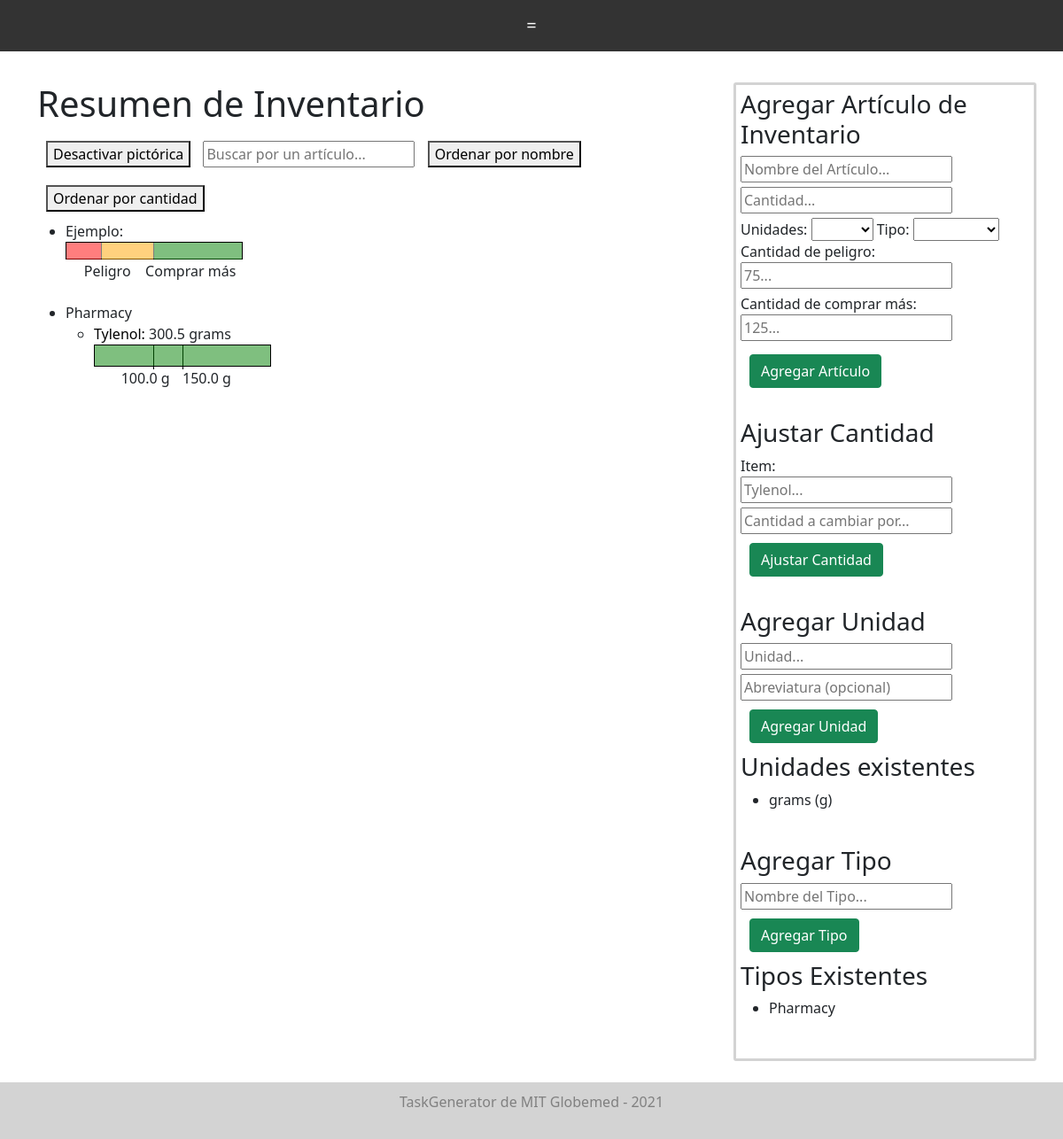
Before: /inventory (signed in) with the older database file.
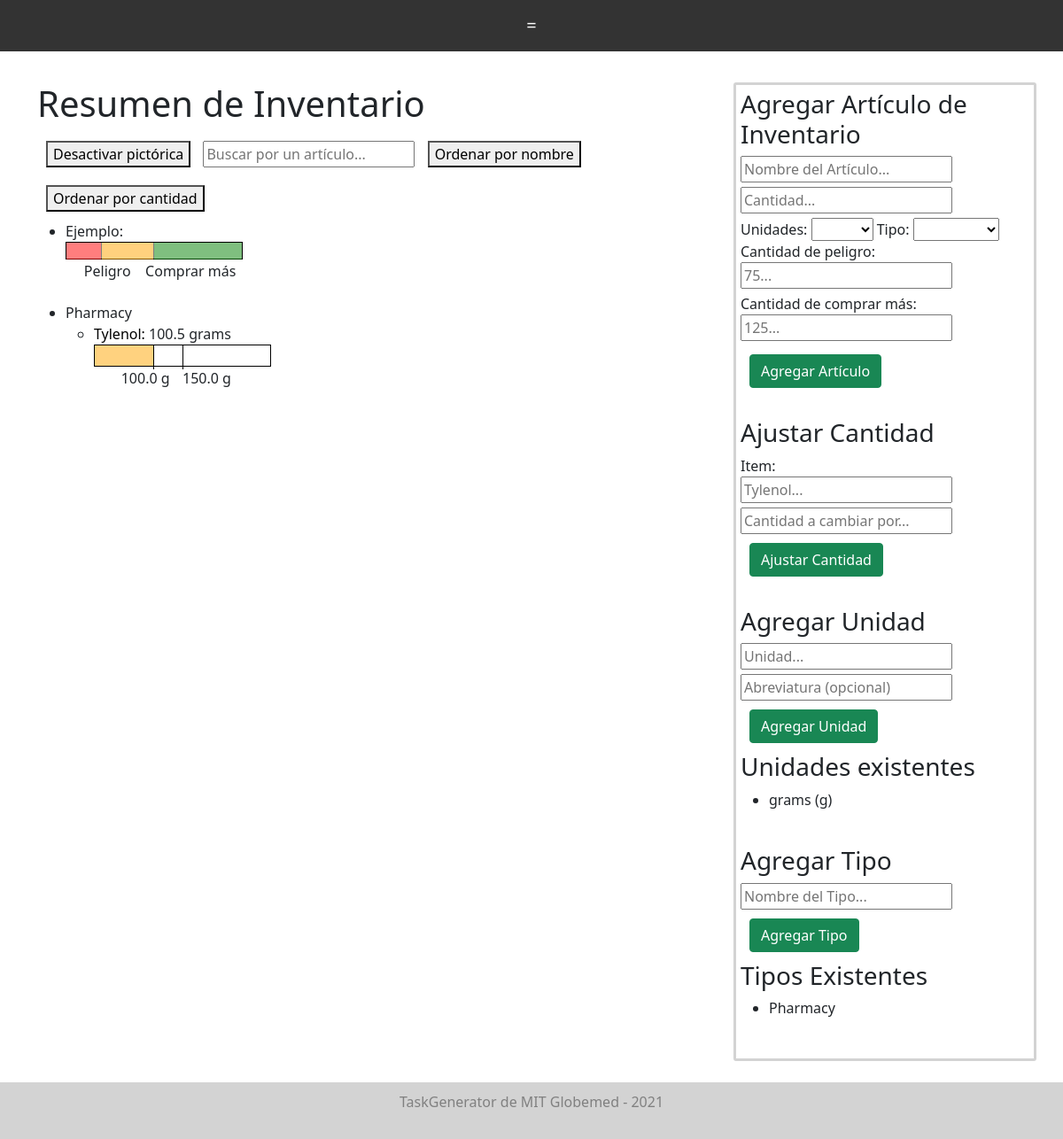
After: the same page with the newer database file.
### models.py (models this page shows)
class InventoryType(Base):
    __tablename__ = "inventory_type"
    id = Column(Integer, primary_key=True)
    name = Column(String)

class InventoryItem(Base):
    __tablename__ = "inventory_item"
    id = Column(Integer, primary_key=True)
    name = Column(String)
    amount = Column(Float)
    unit = Column(PickleType)
    inventory_type = Column(PickleType)
    danger_amount = Column(Float)
    buy_more_amount = Column(Float)

class Unit(Base):
    __tablename__ = "units"
    id = Column(Integer, primary_key=True)
    name = Column(String)
    abbreviation = Column(String)

### app.py (the view)
@app.route('/inventory')
@check_login_wrapper
def inventory():
    print("inventory", get_inventory())
    inventory_by_types = {}
    for inv_item in get_inventory():
        if inv_item.inventory_type.name not in inventory_by_types:
            inventory_by_types[inv_item.inventory_type.name] = []
        inventory_by_types[inv_item.inventory_type.name].append(inv_item)
    print("invent by types", inventory_by_types)
    return render_template("inventory.html", inventory=get_inventory(), inventory_by_types=inventory_by_types, units = get_units(), inv_types = get_inventory_types())

### app.py (called while the page is built)
def check_login_wrapper(func):
    @wraps(func)
    def inner(*args, **kwargs):
        if "language" not in login_session:
            login_session['language'] = 'Spanish'
            UNITS = ["dia", "semana", "mes"]
            WEEKDAYS = ["Lunes", "Martes", "Miercoles", "Jueves", "Viernes", "Sabados", "Domingo"]
        if "username" not in login_session:
            flash("Please login to see that page." if login_session["language"] == "English" else "Inicie sesión para ver esa página")
            return redirect(url_for('login'))
        if "language" not in login_session:
            login_session["language"] = "Spanish"
        return func(*args, **kwargs)
    return inner

### database.py (called while the page is built)
def get_units():
    return session.query(Unit).all()

def get_inventory_types():
    return session.query(InventoryType).all()

def get_inventory():
    return session.query(InventoryItem).all()

### templates/inventory.html (shortened to what this page needs)
{% extends "layout.html" %}
{% block body %}
	<div class="row">
		<div style="width: 70%; float: left; ">
			<h1>{{text['Inventory Overview']}}</h1>
			<button type="button" id="swapButton" onclick="swapPictoral()">{{text['Disable Pictorial']}}</button>
			<input onkeyup ="filterInventory(this)" id="item_filter" type="" name="" placeholder="{{text['Search for item']}}...">
			<button type="button" id="sortAlpha" onclick="sortAlpha()">{{text['Sort by Name']}}</button>
			<button type="button" id="sortQuant" onclick="sortQuant()">{{text['Sort by Quantity']}}</button>
			<ul id="inventory_pictoral">
				<li> {{text['Example']}}:
					<div class="inventory_item" >
						<div style="height: 20px; width: 200px; position: relative; border: solid black 1px;">
							<div style="position: absolute; left:0px; width: 20%; height: 19px; border-right: solid black 1px; background-color: red; opacity: .5"> </div>
							<div style="position: absolute; left:10%; top:20px;">{{text['Danger']}}</div>
							<div style="position: absolute; left:20%; width: 30%; height: 19px; border-right: solid black 1px; background-color: orange; opacity: .5"> </div>
							<div style="position: absolute; left:45%; top:20px;">{{text['Buy More']}}</div>
							<div style="position: absolute; left:50%; width: 50%; height: 19px;  background-color: green; opacity: .5"> </div>
						</div>
					</div>
				</li>
				<br>
				<br>
				{% for inv_type in inventory_by_types %}
					<li> {{inv_type}}
						<ul class="inventory_sub_list">
					{% for item in inventory_by_types[inv_type] %}
					<li class="inventory_item" data-name="{{item.name}}" data-amount="{{item.amount}}" data-danger="{{item.danger_amount}}",
					data-buymore="{{item.buy_more_amount}}">
					{% if item.amount < item.danger_amount %}
						<span style="color: red">{{item.name}}:</span>
					{% else %}
						<span style="color: black">{{item.name}}:</span>
					{% endif %}
						{{item.amount}} {{item.unit.name}}
							<div style="height: 25px; width: 200px; position: relative; border: solid black 1px;">
								<div style="position: absolute; left:{{item.danger_amount / (0.02 * item.buy_more_amount)}}%; width: 10px; height: 27px; border-left: solid black 1px;"> </div>
								<div style="position: absolute; left:calc(min( 15%,  {{item.danger_amount / (0.02 * item.buy_more_amount)}}%)); top:25px;">
									{% if item.unit.abbreviation | length < 4 %}
										{{item.danger_amount}} {{item.unit.abbreviation}}
									{% else %}
										{{item.danger_amount}} {{item.unit.abbreviation[:4]}}
									{% endif %}
								</div>
								<div style="position: absolute; left:50%; width: 10px; height: 27px; border-left: solid black 1px;"> </div>
								<div style="position: absolute; left:50%; top:25px;">
									{% if item.unit.abbreviation | length < 4 %}
										{{item.buy_more_amount}} {{item.unit.abbreviation}}
									{% else %}
										{{item.buy_more_amount}} {{item.unit.abbreviation[:4]}}
									{% endif %}
								</div>
							<div style="
							{% if item.amount < item.danger_amount %}
								background-color: red;
							{% elif item.amount < item.buy_more_amount %}
								background-color: orange;
							{% else %}
								background-color: green;
							{% endif %}
							position: absolute; left:0px; top:0px; width: {{item.amount / (0.02 * item.buy_more_amount)}}%; max-width:198px; height: 23px;  opacity: .5;"> </div>
							</div>
							<br><br>
						</li>
					{% endfor %}
					</ul></li>
				{% endfor %}
			</ul>
		</div>
		<div style="width: 30%; float: left; border: solid 3px lightgrey; padding: 5px; border-radius: 3px;">
			<h3>{{text['Add Inventory Item']}}</h3>
			<form action="{{ url_for('add_item_page') }}" method = 'post'>
		  	  <input style="margin-bottom: 5px;" required type="text"  name="item_name" placeholder="{{text['Item Name']}}...">
		  	  <input style="margin-bottom: 5px;" required type="number" step="0.01" name="amount" placeholder="{{text['Amount']}}...">
		  	  <br>
		  	  <label for="unit_name">{{text['Units']}}: </label>
		  	  <select required name="unit_name" id="unit_name">
			  	<option value=""></option>
			  	{% for unit in units %}
				    <option value="{{unit.name}}">{{unit.name}}</option>
			    {% endfor %}
			  </select>
			  <label for="type_name">{{text['Type']}}: </label>
			  <select required name="type_name" id="type_name">
			  	<option value=""></option>
			  	{% for type in inv_types %}
				    <option value="{{type.name}}">{{type.name}}</option>
			    {% endfor %}
			  </select>
			  <br>
		  	  <label style="margin-bottom: 0px;" for="danger_amount">{{text['Danger Amount']}}: </label><input style="margin-bottom: 5px;" required type="number" step="0.01" name="danger_amount" id="danger_amount" placeholder="75...">
		  	  <br>
		  	  <label style="margin-bottom: 0px;" for="buy_more_amount">{{text['Buy More Amount']}}: </label><input style="margin-bottom: 5px;" required type="number" step="0.01" name="buy_more_amount" id="buy_more_amount" placeholder="125...">
		  	  <br>
		  	  <button class="btn btn-success" type="submit" > {{text['Add Item']}} </button>
			 </form>
			 <br>
			 <h3>{{text['Adjust Amount']}} </h3>
			 <form autocomplete="off" action="{{ url_for('change_item_amount_page') }}" method = 'post'>
			 	<label for="change_item_name">Item: </label>
			 	<div class="autocomplete" style="width:300px;">
				    <input style="margin-bottom: 5px;" id="myInput" type="text" name="item_name" placeholder="Tylenol...">
				</div>
		  	  <input required type="number" step="0.01" name="amount" placeholder="{{text['Amount to change by']}}...">
		  	  <button class="btn btn-success" type="submit" > {{text['Adjust Amount']}} </button>
			 </form>
			 <br>
			<h3>{{text['Add Unit']}}</h3>
			<form action="{{ url_for('add_unit_page') }}" method = 'post'>
		  	  <input style="margin-bottom: 5px;" required type="text"  name="unit_name" placeholder="{{text['Unit']}}...">
		  	  <input  type="text"  name="abbreviation" placeholder="{{text['Abbreviation (optional)']}}">
		  	  <button class="btn btn-success" type="submit" > {{text['Add Unit']}} </button>
			</form>
			 <h3>{{text['Existing Units']}}</h3>
			<ul>
			{% for unit in units %}
				<li>{{unit.name}} ({{unit.abbreviation}})</li>
			{% endfor %}
			</ul>
			<br>
			<h3>{{text['Add Type']}}</h3>
			<form action="{{ url_for('add_inventory_type_page') }}" method = 'post'>
		  	  <input  required type="text"  name="type_name" placeholder="{{text['Type Name']}}...">
		  	  <button class="btn btn-success" type="submit" > {{text['Add Type']}} </button>
			</form>
			<h3>{{text['Existing Types']}}</h3>
			<ul>
			{% for type in inv_types %}
				<li>{{type.name}}</li>
			{% endfor %}
			</ul>
			<br>
		</div>
	</div>
{%endblock%}

### templates/layout.html (shortened to what this page needs)
<!doctype html>
<html lang="en">
<head>
  <link rel="stylesheet" href="{{url_for('static', filename='css/bootstrap.min.css')}}">
  <link rel="stylesheet" href="{{url_for('static', filename='style.css')}}">
{% set WEEKDAYS = ["Lunes", "Martes", "Miercoles", "Jueves", "Viernes", "Sabados", "Domingo"] %}
{% set UNITS = ["día", "semana", "mes"] %}
{% if session['language'] == 'English' %}
  {% for key in text %}
    {% set text=text.__setitem__(key, key) %}
  {% endfor %}
  {% set WEEKDAYS = ["Monday", "Tuesday", "Wednesday", "Thursday", "Friday", "Saturday", "Sunday"] %}
  {% set UNITS = ["day", "week", "month"] %}
{% endif %}
</head>
<body style="position: relative;  min-height: 89vh;">
<div class="navbar" style="position: sticky; margin-bottom: 0px;" >
  <div class="row" style="width:100%">
    <div class="right-col" style="" >
      <div class="navbar" style="width: 100%">
        <a id="navbutton" onclick="expandNav(this)">=</a>
      </div>
    </div>
  </div>
</div>
<div id="fade_bar" >
</div>
  <div style="position:relative; margin-top:20px; margin-left: 30px; margin-right: 30px; padding-bottom: 5.5rem;    /* Footer height */">
  {% block body %}
  {% endblock %}
  </div>
  <div>
    <div class="footer">
      <span> {{text['TaskGenerator by MIT Globemed - 2021']}} </span>
    </div>
  </div>
</body>
</html>

### static/style.css (style rules this page uses)
.footer { left: 0; bottom: 0; width: 100%; background-color: lightgrey; padding: 10px; color: grey; text-align: center; position: absolute; bottom: 0; width: 100%; height: 4rem; }
input { max-width: 500px; }
button { margin: 10px; }
.navbar { padding-left: 0px; padding-right: 20px; }

### templates/layout.html (style rules this page uses)
.footer { left: 0; bottom: 0; width: 100%; background-color: lightgrey; padding: 10px; color: grey; text-align: center; position: fixed; bottom: 0; width: 100%; height: 4rem; }
input { max-width: 500px; }
button { margin: 10px; }
.navbar { padding-left: 0px; padding-right: 20px; padding-bottom: 0px; padding-top: 0px; }
.navbar { font-size: 20px; }
.navbar { display: flex; background-color: #333; position: relative; width: 100%; top:0; margin-top: 0; z-index: 9999; padding-right: 0px; margin-bottom: 0px; }
.navbar a { color: white; padding: 14px 20px; text-decoration: none; text-align: center; position: relative; }
#navbutton { display: none; color: white; }
.row { margin: 0px; }
.row:after { content: ""; display: table; clear: both; }
.right-col { float: left; width: calc(100% - 280px); }
#fade_bar { position: sticky;width: 100%;top: 77px;height: 15px; z-index: 10; background: linear-gradient( to bottom, white, transparent ); }
@media screen and (max-width: 1267px) { .navbar { flex-direction: column; position: relative; } }
@media screen and (max-width: 1267px) { #navbutton { display: block; } }
@media screen and (max-width: 1267px) { .right-col { float: none; width: 100%; } }
@media screen and (max-width: 1267px) { #fade_bar { top:60px; } }
.autocomplete { position: relative; display: inline-block; }

### templates/inventory.html (style rules this page uses)
* { box-sizing: border-box; }

Changed rows visible on the page:
changed InventoryItem "Tylenol": amount "300.5" → "100.5"
